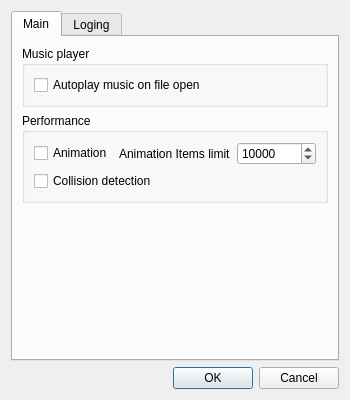
<?xml version="1.0" encoding="UTF-8"?>
<ui version="4.0">
 <class>AppSettings</class>
 <widget class="QDialog" name="AppSettings">
  <property name="geometry">
   <rect>
    <x>0</x>
    <y>0</y>
    <width>350</width>
    <height>400</height>
   </rect>
  </property>
  <property name="minimumSize">
   <size>
    <width>350</width>
    <height>400</height>
   </size>
  </property>
  <property name="windowTitle">
   <string>Settings</string>
  </property>
  <property name="windowIcon">
   <iconset resource="../_resources/editor.qrc">
    <normaloff>:/mushroom.ico</normaloff>:/mushroom.ico</iconset>
  </property>
  <layout class="QGridLayout" name="gridLayout">
   <item row="0" column="0">
    <widget class="QTabWidget" name="mainSettings">
     <property name="currentIndex">
      <number>0</number>
     </property>
     <widget class="QWidget" name="tabSet">
      <attribute name="title">
       <string>Main</string>
      </attribute>
      <layout class="QGridLayout" name="gridLayout_3">
       <item row="0" column="0">
        <widget class="QGroupBox" name="groupBox">
         <property name="title">
          <string>Music player</string>
         </property>
         <layout class="QVBoxLayout" name="verticalLayout">
          <item>
           <widget class="QCheckBox" name="autoPlayMusic">
            <property name="text">
             <string>Autoplay music on file open</string>
            </property>
           </widget>
          </item>
         </layout>
        </widget>
       </item>
       <item row="1" column="0">
        <widget class="QGroupBox" name="groupBox_2">
         <property name="title">
          <string>Performance</string>
         </property>
         <layout class="QGridLayout" name="gridLayout_4">
          <item row="0" column="0">
           <widget class="QCheckBox" name="Animations">
            <property name="text">
             <string>Animation</string>
            </property>
           </widget>
          </item>
          <item row="0" column="2">
           <widget class="QSpinBox" name="itemsLisit">
            <property name="maximum">
             <number>999999999</number>
            </property>
            <property name="value">
             <number>10000</number>
            </property>
           </widget>
          </item>
          <item row="0" column="1">
           <widget class="QLabel" name="label_3">
            <property name="text">
             <string>Animation Items limit</string>
            </property>
           </widget>
          </item>
          <item row="1" column="0" colspan="2">
           <widget class="QCheckBox" name="Collisions">
            <property name="text">
             <string>Collision detection</string>
            </property>
           </widget>
          </item>
         </layout>
        </widget>
       </item>
       <item row="2" column="0">
        <spacer name="verticalSpacer_2">
         <property name="orientation">
          <enum>Qt::Vertical</enum>
         </property>
         <property name="sizeHint" stdset="0">
          <size>
           <width>20</width>
           <height>40</height>
          </size>
         </property>
        </spacer>
       </item>
      </layout>
     </widget>
     <widget class="QWidget" name="tabLogging">
      <attribute name="title">
       <string>Loging</string>
      </attribute>
      <layout class="QGridLayout" name="gridLayout_2">
       <item row="0" column="0">
        <widget class="QLabel" name="label">
         <property name="text">
          <string>Log level</string>
         </property>
        </widget>
       </item>
       <item row="1" column="1">
        <widget class="QLineEdit" name="logFileName"/>
       </item>
       <item row="1" column="2">
        <widget class="QPushButton" name="setLogFile">
         <property name="text">
          <string>Browse</string>
         </property>
        </widget>
       </item>
       <item row="1" column="0">
        <widget class="QLabel" name="label_2">
         <property name="text">
          <string>Log file</string>
         </property>
        </widget>
       </item>
       <item row="0" column="1">
        <widget class="QComboBox" name="logLevel">
         <item>
          <property name="text">
           <string>Disable loggig</string>
          </property>
         </item>
         <item>
          <property name="text">
           <string>Fatal</string>
          </property>
         </item>
         <item>
          <property name="text">
           <string>Crytical</string>
          </property>
         </item>
         <item>
          <property name="text">
           <string>Warning</string>
          </property>
         </item>
         <item>
          <property name="text">
           <string>Debug</string>
          </property>
         </item>
        </widget>
       </item>
       <item row="2" column="0" colspan="3">
        <spacer name="verticalSpacer">
         <property name="orientation">
          <enum>Qt::Vertical</enum>
         </property>
         <property name="sizeHint" stdset="0">
          <size>
           <width>20</width>
           <height>40</height>
          </size>
         </property>
        </spacer>
       </item>
      </layout>
     </widget>
    </widget>
   </item>
   <item row="1" column="0">
    <widget class="QDialogButtonBox" name="buttonBox">
     <property name="orientation">
      <enum>Qt::Horizontal</enum>
     </property>
     <property name="standardButtons">
      <set>QDialogButtonBox::Cancel|QDialogButtonBox::Ok</set>
     </property>
    </widget>
   </item>
  </layout>
 </widget>
 <resources>
  <include location="../_resources/editor.qrc"/>
 </resources>
 <connections>
  <connection>
   <sender>buttonBox</sender>
   <signal>accepted()</signal>
   <receiver>AppSettings</receiver>
   <slot>accept()</slot>
   <hints>
    <hint type="sourcelabel">
     <x>248</x>
     <y>254</y>
    </hint>
    <hint type="destinationlabel">
     <x>157</x>
     <y>274</y>
    </hint>
   </hints>
  </connection>
  <connection>
   <sender>buttonBox</sender>
   <signal>rejected()</signal>
   <receiver>AppSettings</receiver>
   <slot>reject()</slot>
   <hints>
    <hint type="sourcelabel">
     <x>316</x>
     <y>260</y>
    </hint>
    <hint type="destinationlabel">
     <x>286</x>
     <y>274</y>
    </hint>
   </hints>
  </connection>
 </connections>
</ui>
